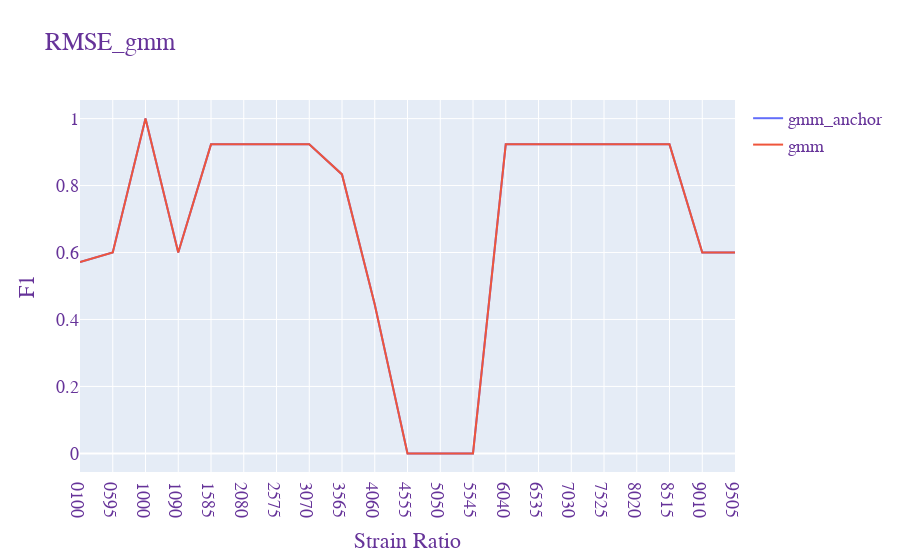

Write notebook code for a chart like this one.
### Code cell
fig = go.Figure()
fig.add_trace(go.Scatter(x=ratio_list_gmm_anchor ,y=f1_list_gmm_anchor, mode='lines', name = "gmm_anchor"))
fig.add_trace(go.Scatter(x=ratio_list_gmm ,y=f1_list_gmm, mode='lines', name = "gmm"))

fig.update_layout(
    title="RMSE_gmm",
    xaxis_title="Strain Ratio",
    yaxis_title="F1",
    legend_title="",
    font=dict(
        family="Courier New, monospace",
        size=18,
        color="RebeccaPurple"
    )
)

fig.show()

### Figure 1 — Plotly figure (JSON) as saved in the notebook; plotly's stock layout.template omitted (floating-point values rounded to 4 significant figures)
{"data": [{"mode": "lines", "name": "gmm_anchor", "type": "scatter", "x": ["0100", "0595", "1000", "1090", "1585", "2080", "2575", "3070", "3565", "4060", "4555", "5050", "5545", "6040", "6535", "7030", "7525", "8020", "8515", "9010", "9505"], "y": [0.5714, 0.6, 1, 0.6, 0.9231, 0.9231, 0.9231, 0.9231, 0.8333, 0.4444, 0, 0, 0, 0.9231, 0.9231, 0.9231, 0.9231, 0.9231, 0.9231, 0.6, 0.6]}, {"mode": "lines", "name": "gmm", "type": "scatter", "x": ["0100", "0595", "1000", "1090", "1585", "2080", "2575", "3070", "3565", "4060", "4555", "5050", "5545", "6040", "6535", "7030", "7525", "8020", "8515", "9010", "9505"], "y": [0.5714, 0.6, 1, 0.6, 0.9231, 0.9231, 0.9231, 0.9231, 0.8333, 0.4444, 0, 0, 0, 0.9231, 0.9231, 0.9231, 0.9231, 0.9231, 0.9231, 0.6, 0.6]}], "layout": {"font": {"color": "RebeccaPurple", "family": "Courier New, monospace", "size": 18}, "legend": {"title": {"text": ""}}, "title": {"text": "RMSE_gmm"}, "xaxis": {"title": {"text": "Strain Ratio"}}, "yaxis": {"title": {"text": "F1"}}}}
